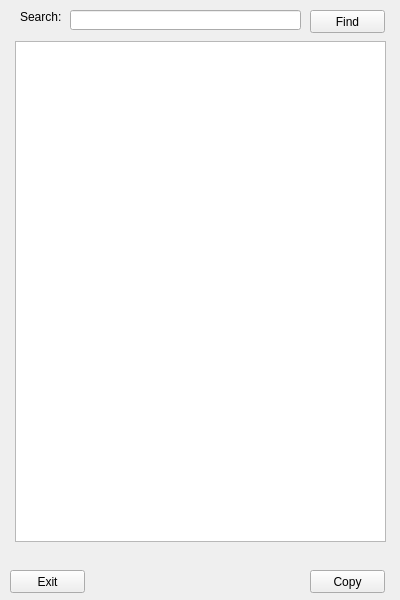
<?xml version="1.0" encoding="UTF-8"?>
<ui version="4.0">
 <class>LogViewerForm</class>
 <widget class="QWidget" name="LogViewerForm">
  <property name="geometry">
   <rect>
    <x>0</x>
    <y>0</y>
    <width>400</width>
    <height>600</height>
   </rect>
  </property>
  <property name="windowTitle">
   <string>Form</string>
  </property>
  <widget class="QTextBrowser" name="textBrowser">
   <property name="geometry">
    <rect>
     <x>15</x>
     <y>41</y>
     <width>371</width>
     <height>501</height>
    </rect>
   </property>
  </widget>
  <widget class="QPushButton" name="exitButton">
   <property name="geometry">
    <rect>
     <x>10</x>
     <y>570</y>
     <width>75</width>
     <height>23</height>
    </rect>
   </property>
   <property name="text">
    <string>Exit</string>
   </property>
  </widget>
  <widget class="QPushButton" name="copyButton">
   <property name="geometry">
    <rect>
     <x>310</x>
     <y>570</y>
     <width>75</width>
     <height>23</height>
    </rect>
   </property>
   <property name="text">
    <string>Copy</string>
   </property>
  </widget>
  <widget class="QLineEdit" name="findLineEdit">
   <property name="geometry">
    <rect>
     <x>70</x>
     <y>10</y>
     <width>231</width>
     <height>20</height>
    </rect>
   </property>
  </widget>
  <widget class="QPushButton" name="findButton">
   <property name="geometry">
    <rect>
     <x>310</x>
     <y>10</y>
     <width>75</width>
     <height>23</height>
    </rect>
   </property>
   <property name="text">
    <string>Find</string>
   </property>
   <property name="autoDefault">
    <bool>false</bool>
   </property>
   <property name="default">
    <bool>false</bool>
   </property>
  </widget>
  <widget class="QLabel" name="label">
   <property name="geometry">
    <rect>
     <x>20</x>
     <y>10</y>
     <width>47</width>
     <height>13</height>
    </rect>
   </property>
   <property name="text">
    <string>Search:</string>
   </property>
  </widget>
 </widget>
 <resources/>
 <connections/>
</ui>
